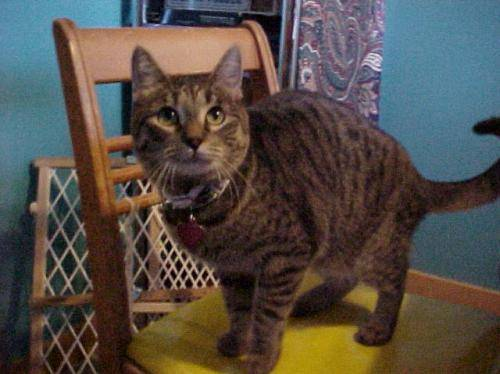
#> input picture MID/datasets/animal_dataset/cat/cats_00001.jpg, 500 x 374 px, found by its file name; its folder holds only this picture in this run
$ jupyter execute --allow-errors Assignment1.ipynb
#> lines starting #> are read from the running program, lines starting #| are printed output that depends on the picture
# Library Imports

[cell 1]
import matplotlib.pyplot as plt
import numpy as np
import os
from PIL import Image
import cv2

# Dataset and Preprocessing

[cell 2]
DATASET_LOCATION = "/datasets/animal_dataset"

[cell 3]
import os
LABELS = os.listdir(DATASET_LOCATION)

[cell 4]
from PIL import Image

def load_images(location):
#> called with location = '/datasets/animal_dataset'
  images = []

  for class_label, folder in enumerate(os.listdir(DATASET_LOCATION)):
    for image in os.listdir(os.path.join(DATASET_LOCATION, folder)):
      img_path = os.path.join(DATASET_LOCATION, folder, image)
      img = Image.open(img_path)
#> img is the input picture: PIL image 500x374 RGB; mean R, G, B 83.6, 76.6, 70.4
      img_arr = np.array(img)

      images.append((img_arr, class_label))
  return images

[cell 5]
# Load images
images = load_images(DATASET_LOCATION) # image array, class label
#> images = 2 items

#> (a cell that did not finish here is left out)

[cell 7]
X = np.array([image[0] for image in images], dtype=object)
y = np.array([image[1] for image in images])
#> y = [0, 1]
print(len(X), len(y))
#| 2 2

[cell 8]
# Normalizing images
normalized = False
if not normalized:
  X = X / 255.0
  normalized = True
X[:2]

### Grayscale Conversion

[cell 9]
def grayscale_conversion(img_arr):
  if len(img_arr.shape) == 3:
    r, g, b = img_arr[:, :, 0], img_arr[:, :, 1], img_arr[:, :, 2]
    new_img = r*0.299 + 0.587*g + 0.114*b
    return new_img

  return img_arr

[cell 10]
# convert images to grayscale
for i in range(len(images)):
  X[i] = grayscale_conversion(X[i])
#> this loop made 2 passes
#> pass 1, in grayscale_conversion, `r, g, b = img_arr[:, :, 0], img_arr[:, :, 1], img_arr[:, :, 2]`:
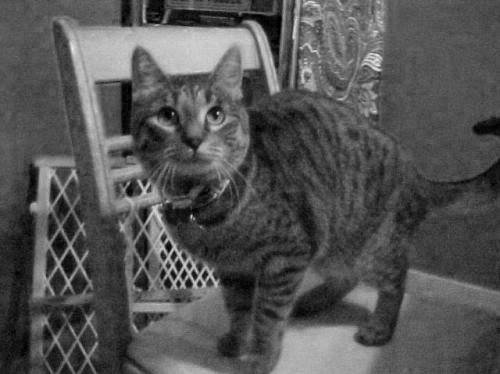
#> r: shape (374, 500) float64; min 0, max 0.933, mean 0.328
#> pass 1, in grayscale_conversion, `r, g, b = img_arr[:, :, 0], img_arr[:, :, 1], img_arr[:, :, 2]`:
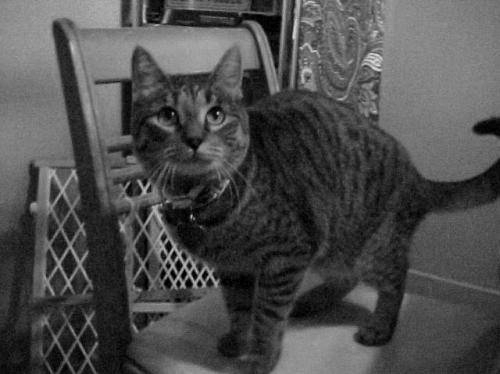
#> g: shape (374, 500) float64; min 0, max 0.886, mean 0.301
#> pass 1, in grayscale_conversion, `r, g, b = img_arr[:, :, 0], img_arr[:, :, 1], img_arr[:, :, 2]`:
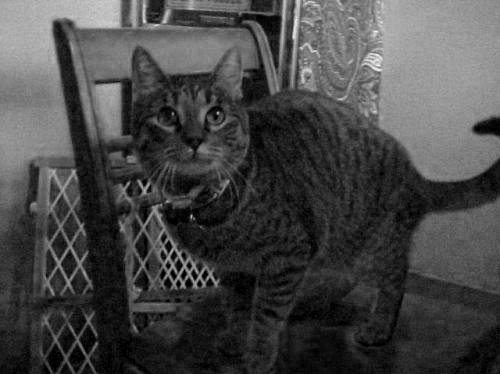
#> b: shape (374, 500) float64; min 0, max 0.976, mean 0.276

[cell 11]
plt.figure(figsize=(6, 6))
plt.subplot(121)
#> (the rest of this cell did not finish here and is left out)

### Resizing Images

[cell 12]
def image_resize(img_arr, size=32, is_library=False):
  if is_library:
    resized_img = cv2.resize(img_arr, (size, size))
    return resized_img

  h, w = img_arr.shape
  resized_img = np.zeros((size, size))
  row_scale = h / size
  col_scale = w / size

  for i in range(32):
    for j in range(32):
      resized_img[i, j] = img_arr[int(i*row_scale), int(j*col_scale)]

  return resized_img

[cell 13]
# Resize images
for i in range(len(images)):
  X[i] = image_resize(X[i], 32, is_library=True)
#> this loop made 2 passes
#> pass 1, in image_resize, `resized_img = cv2.resize(img_arr, (size, size))`:
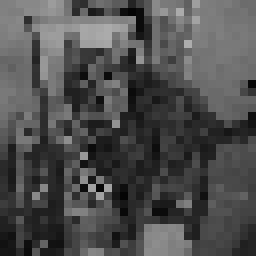
#> resized_img: shape (32, 32) float64 (shown 8 times larger); min 0.0162, max 0.679, mean 0.306
#> pass 2, in image_resize (call 2), `resized_img = cv2.resize(img_arr, (size, size))`:
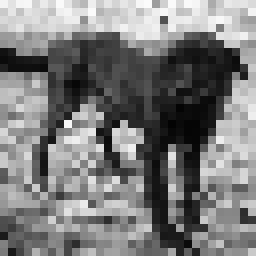
#> resized_img: shape (32, 32) float64 (shown 8 times larger); min 0.015, max 0.987, mean 0.485

[cell 14]
plt.figure(figsize=(6, 6))
plt.subplot(121)
#> (the rest of this cell did not finish here and is left out)

# Model Building and Evaluation

[cell 15]
# L1 distance
def L1_distance(a, b):
    return np.sum(np.abs(a - b))

# L2 distance
def L2_distance(a, b):
    return np.sqrt(np.sum((a - b) ** 2))

[cell 16]
K_values = [1, 3, 5, 7, 9]

### KNN Prediction

[cell 17]
def KNN_prediction(X_train, y_train, X_test, k, method="L2"):
  # print(X_train.shape, y_train.shape, X_test.shape)

  distances = []
  for i in range(len(X_train)):
    if method == "L1":
      d = L1_distance(X_test, X_train[i])
    else:
      d = L2_distance(X_test, X_train[i])
    distances.append((d, y_train[i]))

  distances.sort()
  top_k = distances[:k]

  labels = [label for label in top_k]
  predicted_label = max(set(labels), key=labels.count)

  return predicted_label

### Cross Validation

[cell 18]
def cross_validation(X, y, K_values, method="L2"):
  print(X.shape, y.shape)
  fold_size = len(X) // 5
  accuracies = []
  preds = {k: [] for k in K_values}

  for k in K_values:
    fold_acc = []
    for fold in range(5):
      start = fold * fold_size
      end = (fold + 1) * fold_size
      # print(start, end)

      X_test = X[start:end]
      y_test = y[start:end]

      if fold == 0:
        X_train = X[end:]
        y_train = y[end:]
      else:
        X_train = np.concatenate([X[:start], X[end:]], axis=0)
        y_train = np.concatenate([y[:start], y[end:]], axis=0)

      correct = 0
      for i in range(len(X_test)):
        _, predicted_label = KNN_prediction(X_train, y_train, X_test[i], k, method)
        preds[k].append(predicted_label)

        # print(f"Predicted: {predicted_label}, Actual: {y_test[i]}")
        if predicted_label == y_test[i]:
          correct += 1

      fold_acc.append(correct / len(X_test))

    accuracies.append(np.mean(fold_acc))

  return accuracies, preds

[cell 19]
def show_image(img_arr, label=None):
  plt.figure(figsize=(2, 2))
  plt.imshow(img_arr)
  if label is not None:
    plt.title(f"{LABELS[label]}")
  plt.show()

[cell 20]
n = len(X)
#> n = 2
n_train = int(0.8 * n)
#> n_train = 1

n_train
#> Out = 1

### shuffle dataset

[cell 21]
indices = np.arange(n)
#> indices = [0, 1]
np.random.shuffle(indices)
X_shuffled = X[indices]
y_shuffled = y[indices]
#> y_shuffled = [1, 0]

[cell 22]
X_train = X_shuffled[:n_train]
y_train = y_shuffled[:n_train]
#> y_train = [1]

X_test = X_shuffled[n_train:]
y_test = y_shuffled[n_train:]
#> y_test = [0]

len(X_train), len(y_train), len(X_test), len(y_test)
#> Out = (1, 1, 1, 1)

[cell 23]
freq = {}
for i in range(len(y_train)):
  if y_train[i] in freq:
    freq[y_train[i]] += 1
  else:
    freq[y_train[i]] = 1
#> this loop made 1 pass
#> after the loop, freq = {1: 1}

freq
#> Out = {1: 1}

#> (a cell that did not finish here is left out)

#> (a cell that did not finish here is left out)

#> (a cell that did not finish here is left out)

# Results and Analysis

#> (a cell that did not finish here is left out)

#| (1,) (1,)
#> in cross_validation, `fold_size = len(X) // 5`: fold_size = 0
#> after the loop in cross_validation, `for k in K_values:`: accuracies = []
